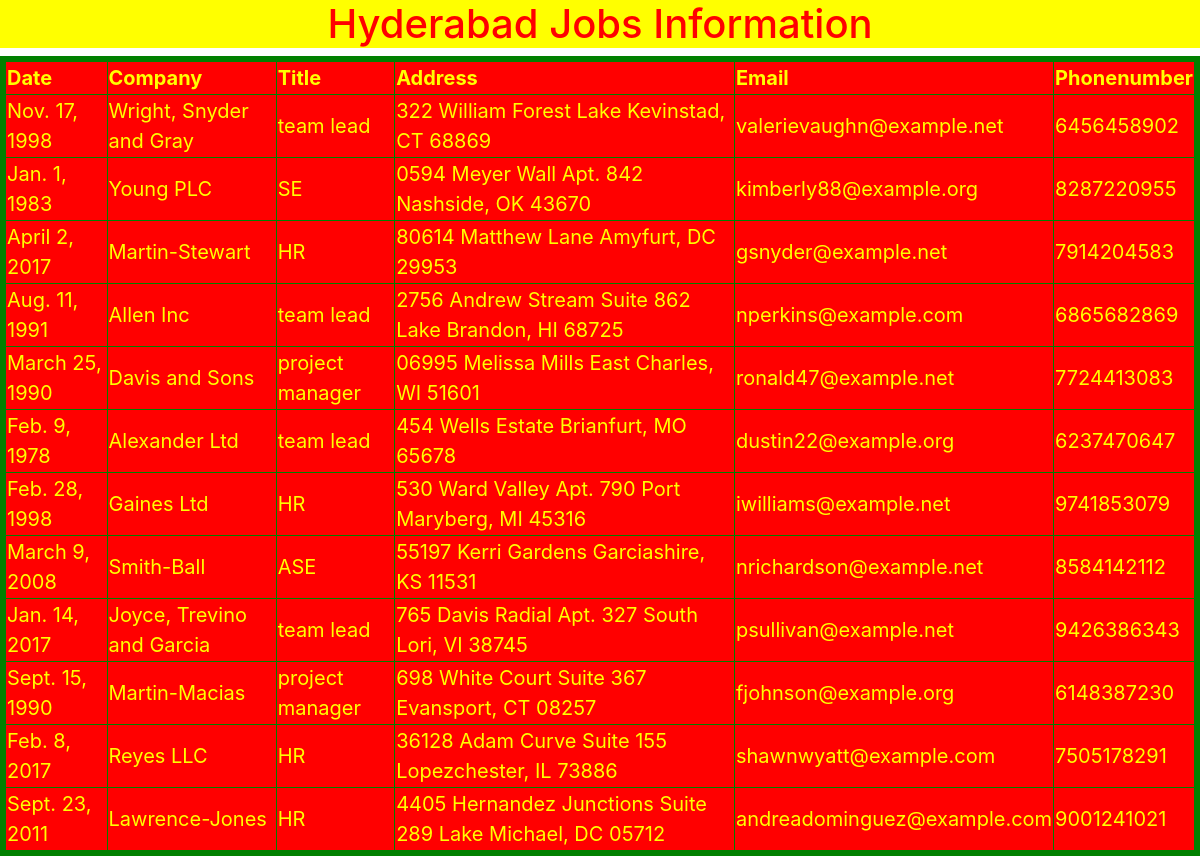
Screenshot of /hydjobs/ with the database file from the repository.
### testapp/models.py (models this page shows)
class Hydjobs(models.Model):
    date = models.DateField()
    company = models.CharField(max_length=60)
    title = models.CharField(max_length=60)
    address = models.CharField(max_length=60)
    email = models.EmailField()
    phonenumber = models.BigIntegerField()

### testapp/views.py (the view)
# urls.py: path('hydjobs/',views.Hydjobs_view),
def Hydjobs_view(request):
    job_list=Hydjobs.objects.all()
    return render(request,'testapp/hyd.html',{'job_list':job_list})

### templates/testapp/hyd.html (shortened to what this page needs)
<!doctype html>
{% load static %}
<html>
<head>
    <link rel="stylesheet" href="https://cdn.jsdelivr.net/npm/bootstrap@4.6.2/dist/css/bootstrap.min.css">
    <link rel="stylesheet" href="{% static 'css/jobs1.css' %}">
</head>
<body>
<h1 align="center">Hyderabad Jobs Information</h1>
{% if job_list %}
<table border="4">
    <thead>
    <th>Date</th>
    <th>Company</th>
    <th>Title</th>
    <th>Address</th>
    <th>Email</th>
    <th>Phonenumber</th>
    </thead>
    {% for job in job_list %}
    <tr>
        <td>{{job.date}}</td>
        <td>{{job.company}}</td>
        <td>{{job.title}}</td>
        <td>{{job.address}}</td>
        <td>{{job.email}}</td>
        <td>{{job.phonenumber}}</td>
    </tr>
    {% endfor %}
</table>
{% else %}
<p id="special">No jobs availlable in Hyd</p>
{% endif %}
</body>
</html>

### static/css/jobs1.css (style rules this page uses)
table { color:yellow; background:red; margin:auto; border:6px solid green; font-size:20px; }

### templates/testapp/hyd.html (style rules this page uses)
h1 { color:red; background:yellow; }

### rows the page displays
Hydjobs: date "Nov. 17, 1998", company "Wright, Snyder and Gray", title "team lead", address "322 William Forest Lake Kevinstad, CT 68869", email "valerievaughn@example.net", phonenumber "6456458902"
Hydjobs: date "Jan. 1, 1983", company "Young PLC", title "SE", address "0594 Meyer Wall Apt. 842 Nashside, OK 43670", email "kimberly88@example.org", phonenumber "8287220955"
Hydjobs: date "April 2, 2017", company "Martin-Stewart", title "HR", address "80614 Matthew Lane Amyfurt, DC 29953", email "gsnyder@example.net", phonenumber "7914204583"
Hydjobs: date "Aug. 11, 1991", company "Allen Inc", title "team lead", address "2756 Andrew Stream Suite 862 Lake Brandon, HI 68725", email "nperkins@example.com", phonenumber "6865682869"
Hydjobs: date "March 25, 1990", company "Davis and Sons", title "project manager", address "06995 Melissa Mills East Charles, WI 51601", email "ronald47@example.net", phonenumber "7724413083"
Hydjobs: date "Feb. 9, 1978", company "Alexander Ltd", title "team lead", address "454 Wells Estate Brianfurt, MO 65678", email "dustin22@example.org", phonenumber "6237470647"
Hydjobs: date "Feb. 28, 1998", company "Gaines Ltd", title "HR", address "530 Ward Valley Apt. 790 Port Maryberg, MI 45316", email "iwilliams@example.net", phonenumber "9741853079"
Hydjobs: date "March 9, 2008", company "Smith-Ball", title "ASE", address "55197 Kerri Gardens Garciashire, KS 11531", email "nrichardson@example.net", phonenumber "8584142112"
Hydjobs: date "Jan. 14, 2017", company "Joyce, Trevino and Garcia", title "team lead", address "765 Davis Radial Apt. 327 South Lori, VI 38745", email "psullivan@example.net", phonenumber "9426386343"
Hydjobs: date "Sept. 15, 1990", company "Martin-Macias", title "project manager", address "698 White Court Suite 367 Evansport, CT 08257", email "fjohnson@example.org", phonenumber "6148387230"
Hydjobs: date "Feb. 8, 2017", company "Reyes LLC", title "HR", address "36128 Adam Curve Suite 155 Lopezchester, IL 73886", email "shawnwyatt@example.com", phonenumber "7505178291"
Hydjobs: date "Sept. 23, 2011", company "Lawrence-Jones", title "HR", address "4405 Hernandez Junctions Suite 289 Lake Michael, DC 05712", email "andreadominguez@example.com", phonenumber "9001241021"
